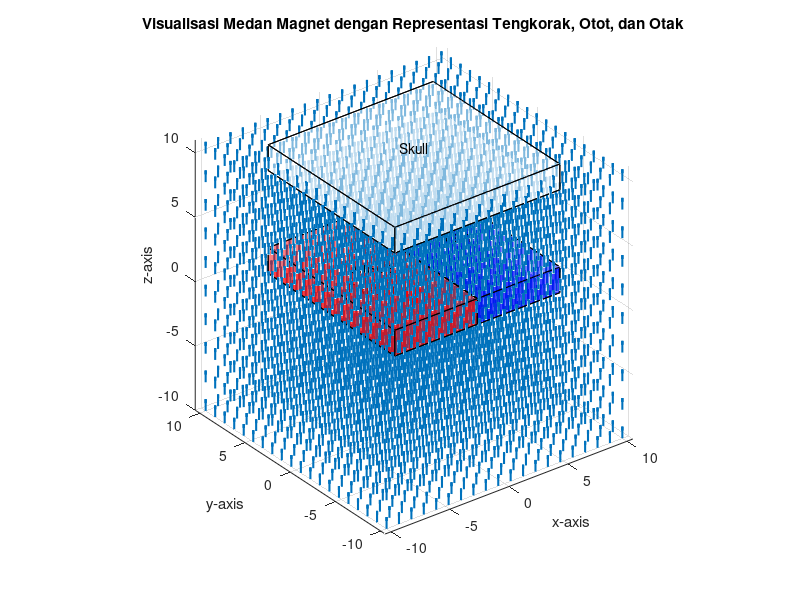

Source code (MATLAB):
% Kode Octave untuk Visualisasi Medan Magnet dengan representasi tengkorak, otot, dan otak

% Parameter ruang
x = linspace(-10, 10, 20);
y = linspace(-10, 10, 20);
z = linspace(-10, 10, 10);
[X, Y, Z] = meshgrid(x, y, z);

% Asumsi medan magnet uniform dan hanya memiliki komponen z
Bx = zeros(size(X));
By = zeros(size(Y));
Bz = ones(size(Z));

% Membuat plot medan magnet
figure;
quiver3(X, Y, Z, Bx, By, Bz, 'LineWidth', 1.5);
hold on;

% Menandai lokasi 'fixed field'
plot3(0, 0, 0, 'rs', 'MarkerSize', 10, 'MarkerFaceColor', 'r');
text(0, 0, 0, 'Fixed Field', 'VerticalAlignment', 'bottom', 'HorizontalAlignment', 'right');

% Tambahkan representasi tengkorak, otot, dan otak
% Menggunakan kuboid transparan untuk representasi

% Tengkorak
skull_x = [-7 -7 7 7 -7 -7 7 7];
skull_y = [-7 7 7 -7 -7 7 7 -7];
skull_z = [9 9 9 9 11 11 11 11];
patch('Vertices', [skull_x' skull_y' skull_z'], 'Faces', [1 2 3 4; 5 6 7 8; 1 2 6 5; 2 3 7 6; 3 4 8 7; 4 1 5 8], ...
       'FaceColor', 'white', 'FaceAlpha', 0.5, 'EdgeColor', 'black');
text(0, 0, 11, 'Skull', 'HorizontalAlignment', 'center', 'VerticalAlignment', 'bottom');

% Otot
muscle_x = [-7 -7 0 0 -7 -7 0 0];
muscle_y = [-7 7 7 -7 -7 7 7 -7];
muscle_z = [1 1 1 1 3 3 3 3];
patch('Vertices', [muscle_x' muscle_y' muscle_z'], 'Faces', [1 2 3 4; 5 6 7 8; 1 2 6 5; 2 3 7 6; 3 4 8 7; 4 1 5 8], ...
       'FaceColor', 'red', 'FaceAlpha', 0.5, 'EdgeColor', 'black');
text(-3.5, 0, 3, 'Muscle', 'HorizontalAlignment', 'center', 'VerticalAlignment', 'bottom');

% Otak
brain_x = [0 0 7 7 0 0 7 7];
brain_y = [-7 7 7 -7 -7 7 7 -7];
brain_z = [1 1 1 1 3 3 3 3];
patch('Vertices', [brain_x' brain_y' brain_z'], 'Faces', [1 2 3 4; 5 6 7 8; 1 2 6 5; 2 3 7 6; 3 4 8 7; 4 1 5 8], ...
       'FaceColor', 'blue', 'FaceAlpha', 0.5, 'EdgeColor', 'black');
text(3.5, 0, 3, 'Brain', 'HorizontalAlignment', 'center', 'VerticalAlignment', 'bottom');

% Mengatur tampilan plot
axis equal;
xlabel('x-axis');
ylabel('y-axis');
zlabel('z-axis');
title('Visualisasi Medan Magnet dengan Representasi Tengkorak, Otot, dan Otak');
grid on;
hold off;

